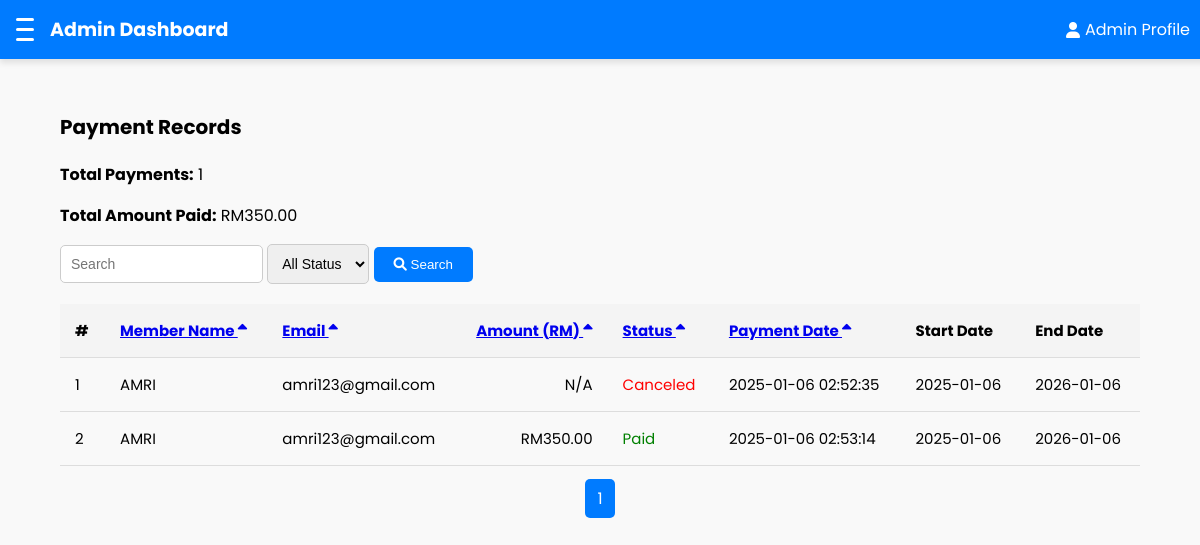
The page /admin/payments.php (signed in) on the database its author committed.
### tables this page shows
CREATE TABLE `payments` (
  `id` int(11) NOT NULL,
  `member_id` int(11) NOT NULL,
  `package_id` int(11) NOT NULL,
  `payment_status` enum('paid','unpaid','canceled') NOT NULL DEFAULT 'unpaid',
  `amount` decimal(10,2) DEFAULT NULL,
  `bank_name` varchar(255) DEFAULT NULL,
  `payment_date` timestamp NOT NULL DEFAULT current_timestamp()
);

CREATE TABLE `members` (
  `id` int(11) NOT NULL,
  `name` varchar(255) NOT NULL,
  `gender` enum('male','female') NOT NULL,
  `status` enum('inactive','active') DEFAULT 'inactive',
  `email` varchar(255) NOT NULL,
  `password` varchar(255) NOT NULL,
  `phone` varchar(20) DEFAULT NULL,
  `address` text DEFAULT NULL,
  `created_at` timestamp NOT NULL DEFAULT current_timestamp(),
  `profile_picture` varchar(255) DEFAULT NULL
);

CREATE TABLE `member_packages` (
  `id` int(11) NOT NULL,
  `member_id` int(11) NOT NULL,
  `package_id` int(11) NOT NULL,
  `start_date` date NOT NULL,
  `end_date` date NOT NULL,
  `status` enum('active','expired') NOT NULL DEFAULT 'active'
);

### admin/payments.php (the view, shortened to what this page needs)
<?php
include '../includes/db.php';
$search = isset($_GET['search']) ? $_GET['search'] : '';
$status_filter = isset($_GET['status']) ? $_GET['status'] : '';
$page = isset($_GET['page']) ? (int)$_GET['page'] : 1;
$limit = 10;
$offset = ($page - 1) * $limit;
$sort_column = isset($_GET['sort']) ? $_GET['sort'] : 'payment_date';
$sort_order = isset($_GET['order']) && $_GET['order'] === 'desc' ? 'desc' : 'asc';
try {
    $query = "
        SELECT payments.*, members.name, members.email, member_packages.start_date, member_packages.end_date
        FROM payments
        JOIN members ON payments.member_id = members.id
        LEFT JOIN member_packages ON payments.member_id = member_packages.member_id
        WHERE
            (members.name LIKE '%$search%' OR
             members.email LIKE '%$search%' OR
             payments.amount LIKE '%$search%' OR
             payments.payment_status LIKE '%$search%')";
    $query .= " ORDER BY $sort_column $sort_order LIMIT $limit OFFSET $offset";
    $result = $conn->query($query);
    $total_query = "
        SELECT COUNT(*) as total
        FROM payments
        JOIN members ON payments.member_id = members.id
        WHERE
            (members.name LIKE '%$search%' OR
             members.email LIKE '%$search%' OR
             payments.amount LIKE '%$search%' OR
             payments.payment_status LIKE '%$search%')";
    $total_result = $conn->query($total_query);
    $total_payments = $total_result->fetch_assoc()['total'];
    $total_pages = ceil($total_payments / $limit);
    $summary_query = "SELECT
                        SUM(amount) AS total_paid,
                        COUNT(*) AS total_payments
                      FROM payments WHERE payment_status = 'paid'";
    $summary_result = $conn->query($summary_query);
    $summary_data = $summary_result->fetch_assoc();
    $total_paid = $summary_data['total_paid'] ?? 0;
    $total_payment_count = $summary_data['total_payments'] ?? 0;
    $next_order = $sort_order === 'asc' ? 'desc' : 'asc';
} catch (Exception $e) {
    echo "<div class='error'>An error occurred: " . htmlspecialchars($e->getMessage()) . "</div>";
}
?>
<!DOCTYPE html>
<html lang="en">
<head>
    <link rel="stylesheet" href="../css/admin.css">
    <link rel="stylesheet" href="https://cdnjs.cloudflare.com/ajax/libs/font-awesome/6.0.0/css/all.min.css">
</head>
<body>
<header>
    <nav class="navbar">
        <div class="navbar-left">
            <button class="hamburger" id="hamburger-menu">
                <span class="bar"></span>
                <span class="bar"></span>
                <span class="bar"></span>
            </button>
            <a href="dashboard.php" class="logo">Admin Dashboard</a>
        </div>
        <div class="profile">
            <a href="#"><i class="fas fa-user"></i> Admin Profile</a>
        </div>
    </nav>
</header>
<div class="dashboard-container">
    <main class="main-content">
        <div class="container">
            <h2>Payment Records</h2>
            <div class="summary">
                <p><strong>Total Payments:</strong> <?php echo $total_payment_count; ?></p>
                <p><strong>Total Amount Paid:</strong> RM<?php echo number_format($total_paid, 2); ?></p>
            </div>
            <div class="search-filter">
                <form method="GET">
                <input type="text" name="search" placeholder="Search" value="<?php echo $search; ?>">
                    <select name="status">
                        <option value="">All Status</option>
                    </select>
                    <button type="submit"><i class="fas fa-search"></i> Search</button>
                </form>
            </div>
            <table>
                <thead>
                    <tr>
                        <th>#</th>
                        <th class="sortable"><a href="?search=<?php echo $search; ?>&status=<?php echo $status_filter; ?>&sort=name&order=<?php echo $next_order; ?>">Member Name <i class="fas fa-sort-<?php echo $sort_column === 'name' ? $sort_order : 'asc'; ?>"></i></a></th>
                        <th class="sortable"><a href="?search=<?php echo $search; ?>&status=<?php echo $status_filter; ?>&sort=email&order=<?php echo $next_order; ?>">Email <i class="fas fa-sort-<?php echo $sort_column === 'email' ? $sort_order : 'asc'; ?>"></i></a></th>
                        <th class="sortable"><a href="?search=<?php echo $search; ?>&status=<?php echo $status_filter; ?>&sort=amount&order=<?php echo $next_order; ?>">Amount (RM) <i class="fas fa-sort-<?php echo $sort_column === 'amount' ? $sort_order : 'asc'; ?>"></i></a></th>
                        <th class="sortable"><a href="?search=<?php echo $search; ?>&status=<?php echo $status_filter; ?>&sort=payment_status&order=<?php echo $next_order; ?>">Status <i class="fas fa-sort-<?php echo $sort_column === 'payment_status' ? $sort_order : 'asc'; ?>"></i></a></th>
                        <th class="sortable"><a href="?search=<?php echo $search; ?>&status=<?php echo $status_filter; ?>&sort=payment_date&order=<?php echo $next_order; ?>">Payment Date <i class="fas fa-sort-<?php echo $sort_column === 'payment_date' ? $sort_order : 'asc'; ?>"></i></a></th>
                        <th>Start Date</th>
                        <th>End Date</th>
                    </tr>
                </thead>
                <tbody>
                    <?php if ($result->num_rows > 0): ?>
                        <?php $counter = $offset + 1; ?>
                        <?php while ($row = $result->fetch_assoc()): ?>
                            <tr>
                                <td><?php echo $counter++; ?></td>
                                <td><?php echo $row['name']; ?></td>
                                <td><?php echo $row['email']; ?></td>
                                <td><?php echo $row['amount'] > 0 ? "RM" . number_format($row['amount'], 2) : "N/A"; ?></td>
                                <td class="status-<?php echo $row['payment_status']; ?>"><?php echo ucfirst($row['payment_status']); ?></td>
                                <td><?php echo $row['payment_date']; ?></td>
                                <td><?php echo $row['start_date'] ?: 'N/A'; ?></td>
                                <td><?php echo $row['end_date'] ?: 'N/A'; ?></td>
                            </tr>
                        <?php endwhile; ?>
                    <?php else: ?>
                        <tr>
                            <td colspan="8" style="text-align: center;">No payment records found.</td>
                        </tr>
                    <?php endif; ?>
                </tbody>
            </table>
            <div class="pagination">
                <?php for ($i = 1; $i <= $total_pages; $i++): ?>
                    <a href="?search=<?php echo $search; ?>&status=<?php echo $status_filter; ?>&page=<?php echo $i; ?>" class="<?php echo $i === $page ? 'active' : ''; ?>"><?php echo $i; ?></a>
                <?php endfor; ?>
            </div>
        </div>
    </main>
</div>
</body>
</html>

### css/admin.css (style rules this page uses)
body { font-family: Poppins, sans-serif; margin: 0; padding: 0; background-color: #f9f9f9; }
.dashboard-container { display: flex; min-height: 100vh; }
.navbar { background-color: #007bff; display: flex; justify-content: space-between; align-items: center; padding: 15px 10px; position: fixed; top: 0; left: 0; width: 100%; z-index: 1000; box-shadow: 0 4px 6px rgba(0, 0, 0, 0.1); }
.navbar-left { display: flex; align-items: center; gap: 10px; }
.navbar .profile { display: flex; align-items: center; gap: 20px; margin-right: 20px; }
.navbar .profile a { color: white; text-decoration: none; font-size: 16px; display: flex; align-items: center; gap: 5px; transition: color 0.3s; }
.hamburger { background: none; border: none; cursor: pointer; display: flex; flex-direction: column; justify-content: space-between; width: 30px; height: 25px; transition: all 0.3s ease; }
.hamburger .bar { height: 3px; width: 100%; background-color: white; border-radius: 2px; transition: transform 0.3s ease, opacity 0.3s ease; }
.logo { font-size: 19px; font-weight: bold; color: white; text-decoration: none; }
.profile { display: flex; gap: 15px; align-items: center; }
.profile a { color: white; text-decoration: none; font-size: 16px; transition: color 0.3s; }
.main-content { margin-top: 5px; padding: 20px; transition: margin-left 0.3s ease; }
.main-content { flex: 1; padding: 70px 40px; background-color: #f9f9f9; }
h2 { font-size: 20px; margin-bottom: 20px; }
.dashboard-container { display: flex; flex-direction: column; gap: 30px; }

### admin/payments.php (style rules this page uses)
.container { padding: 20px; }
.search-filter { display: flex; justify-content: space-between; margin-bottom: 20px; }
.search-filter input, .search-filter select { padding: 10px; font-size: 14px; border: 1px solid #ccc; border-radius: 5px; }
.search-filter button { padding: 10px 20px; background-color: #007bff; color: white; border: none; border-radius: 5px; cursor: pointer; }
table { width: 100%; border-collapse: collapse; }
table th, table td { text-align: left; padding: 15px; border-bottom: 1px solid #ddd; font-size: 15px; }
table th { background-color: #f4f4f4; font-weight: bold; }
.pagination { margin-top: 20px; text-align: center; }
.pagination a { padding: 8px 12px; text-decoration: none; border: 1px solid #ddd; margin: 0 5px; border-radius: 5px; color: #007bff; }
.pagination a.active { background-color: #007bff; color: white; border: none; }
.status-paid { color: green; }
.status-canceled { color: red; }
table td:nth-child(4), table th:nth-child(4) { text-align: right; }

### rows shown on the page
payments: member.name "AMRI", member.email "amri123@gmail.com", amount "N/A", payment_status "Canceled", payment_date "2025-01-06 02:52:35", member_packages.start_date "2025-01-06", member_packages.end_date "2026-01-06"
payments: member.name "AMRI", member.email "amri123@gmail.com", amount "350.00", payment_status "Paid", payment_date "2025-01-06 02:53:14", member_packages.start_date "2025-01-06", member_packages.end_date "2026-01-06"

### other values the page prints
$total_payment_count "1"
$total_paid "350.00"
